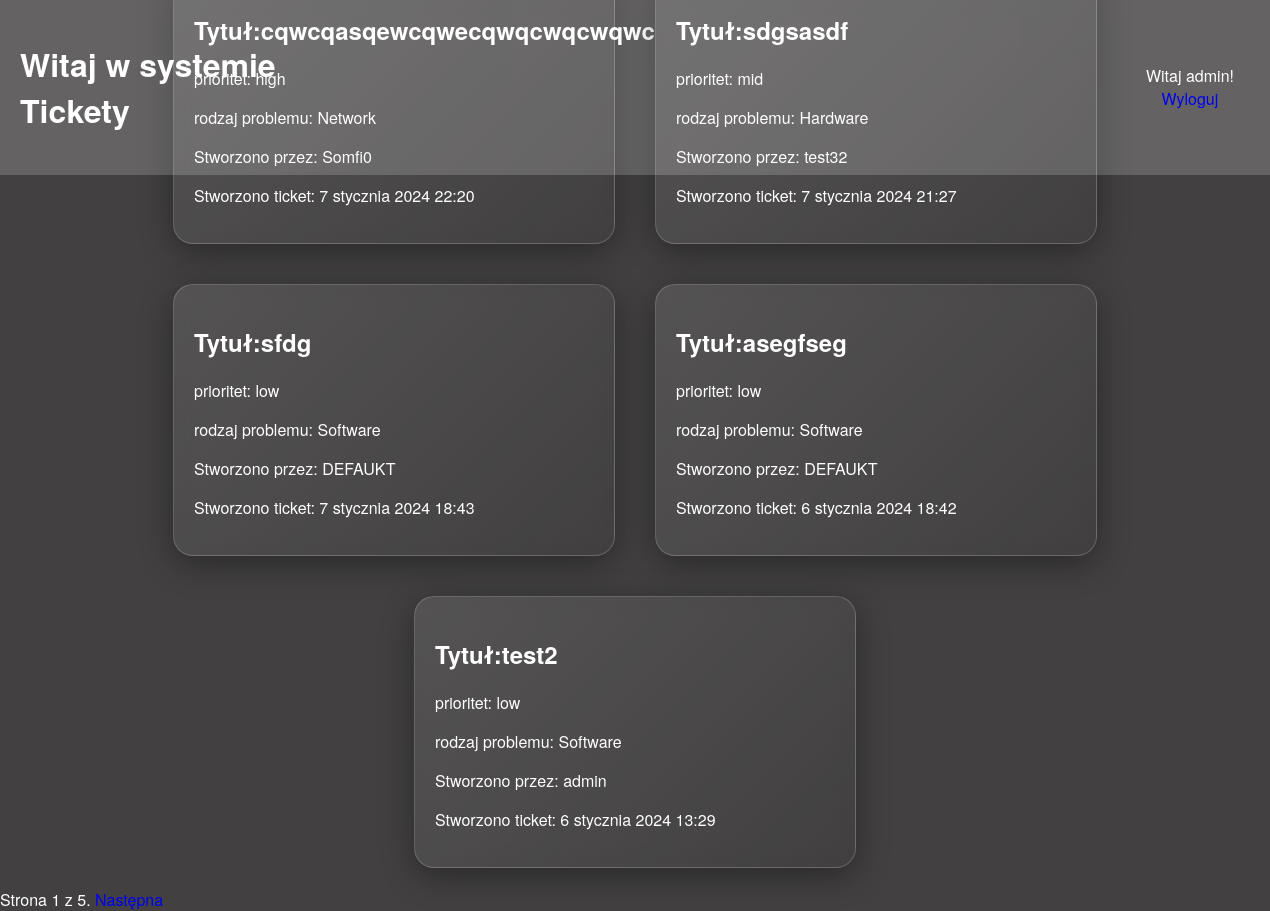
/ticket_list/ (signed in), run on an earlier commit of the app's database.
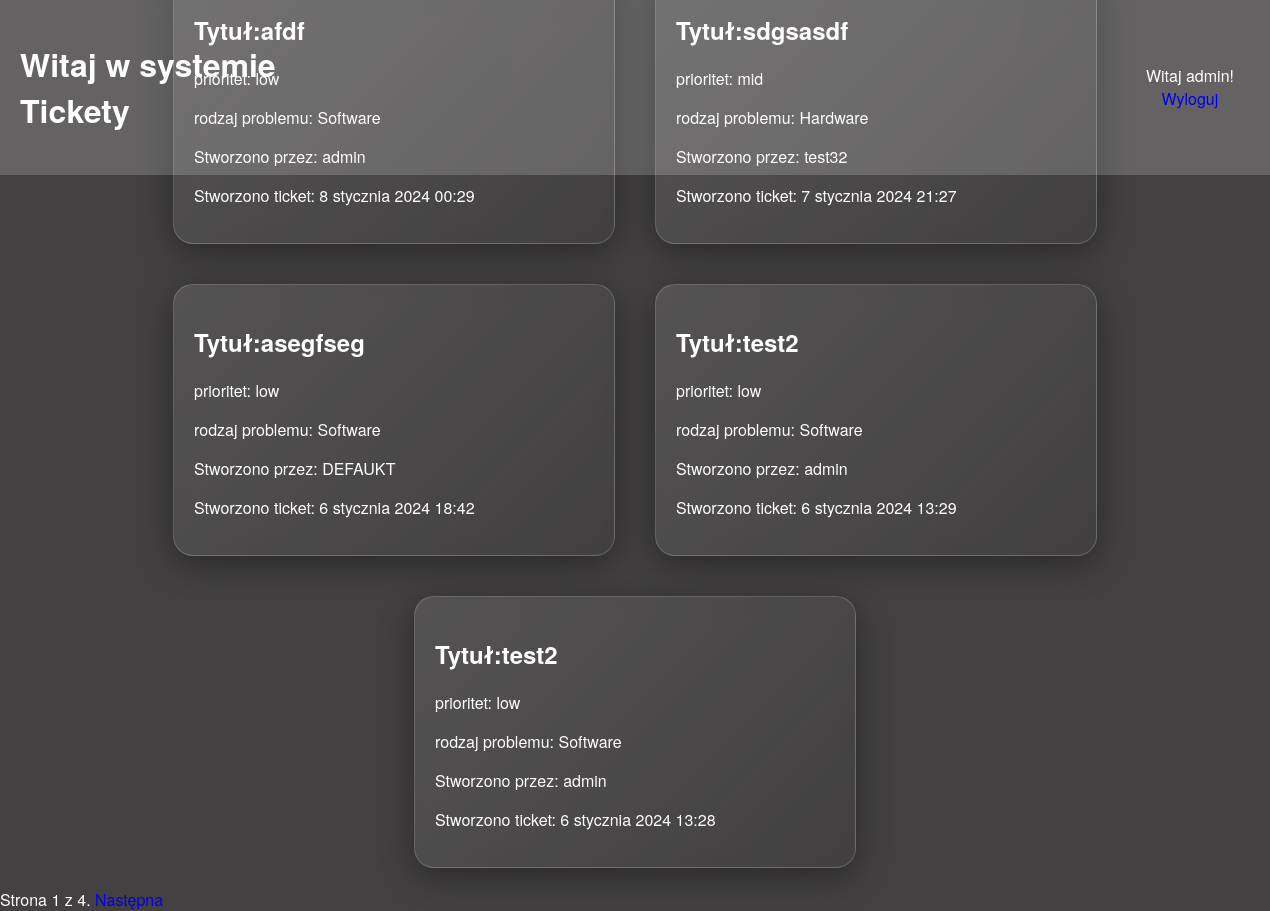
And on a later commit of the database.
### helpdeskapp/models.py (models this page shows, shortened)
class Ticket(models.Model):
    statuslist = (
        ('Pending', 'Pending'),
        ('In Progress', 'In Progress'),
        ('Completed', 'Completed'),
    )
    prioritylist = (
        ('low', 'low'),
        ('mid', 'mid'),
        ('high', 'high'),
    )
    request_typelist = (
        ('Software', 'Software'),
        ('Hardware', 'Hardware'),
        ('Network', 'Network'),
        ('Other', 'Other')
    )
    title = models.CharField(max_length=100)
    description = models.TextField()
    status = models.CharField(max_length=100, choices=statuslist, default='Pending')
    priority = models.CharField(max_length=100, choices=prioritylist, default='low')
    request_type = models.CharField(max_length=100, choices=request_typelist, default='Software')
    created_at = models.DateTimeField(auto_now_add=True)
    assigned_to = models.ForeignKey(User, on_delete=models.CASCADE, related_name='ticket_assigned_to', null=True, blank=True, default=None)
    updated_at = models.DateTimeField(auto_now=True)
    created_by = models.ForeignKey(User, on_delete=models.CASCADE, related_name='ticket_created_by')
    closed_at = models.DateTimeField(null=True, blank=True, default=None)
    objects = models.Manager() # default manager
    slug = models.SlugField(unique=True, default='default-slug')
    class Meta:
        ordering = ['-created_at']
    def get_absolute_url(self):
        return reverse('helpdeskapp:ticket_detail', args=[self.slug])

### helpdeskapp/views.py (the view)
# urls.py: path('ticket_list/', views.ticket_list, name='ticket_list'),
@login_required
def ticket_list(request):
    if request.user.groups.filter(name='Defaultuser').exists():
        tickets = Ticket.objects.filter(created_by=request.user)
        if not tickets:
            messages.warning(request, 'Brak zgłoszeń.')
    else:
        tickets = Ticket.objects.filter(Q(assigned_to=request.user) | Q(assigned_to=None))
        if not tickets:
            messages.warning(request, 'Brak zgłoszeń.')
    paginator = Paginator(tickets, 5)
    page = request.GET.get('page')
    try:
        tickets = paginator.page(page)
    except PageNotAnInteger:
        tickets = paginator.page(1)
    except EmptyPage:
        tickets = paginator.page(paginator.num_pages)
    return render(request, 'helpdeskapp/tickets/ticket_list.html', {'page': page ,'tickets': tickets})

### helpdeskapp/templates/helpdeskapp/tickets/ticket_list.html (shortened to what this page needs)
{% extends "helpdeskapp/base.html" %}
{% block content %}
{%load static%}
<head>
    <link href="{% static 'helpdeskapp/main.css' %}" rel="stylesheet">
</head>
<div class="tickets">
    <div class="container">
        {% for ticket in tickets%}
        <a href="{{ticket.get_absolute_url}}">
        <div class="card">
            <h2>Tytuł:{{ticket.title}}</h2>
            <p>prioritet: {{ticket.priority}}</p>
            <p>rodzaj problemu: {{ticket.request_type}}</p>
            <p>Stworzono przez: {{ticket.created_by}}</p>
            <p>Stworzono ticket: {{ticket.created_at}}</p>
        </div>
        </a>
        {%endfor%}
    </div>
    {%include "helpdeskapp/pagination.html" with page=tickets %}
</div>
{% endblock %}

### helpdeskapp/templates/helpdeskapp/base.html (shortened to what this page needs)
{% load static %}
<!DOCTYPE html>
<html lang="pl">
<head>
    <link href="{% static 'helpdeskapp/main.css' %}" rel="stylesheet">
</head>
<body>
    <header>
        <div class="left">
            <h1>Witaj w systemie Tickety</h1>
        </div>
        <div class="right">
            <span class = "user">
                {%if request.user.is_authenticated%}
                    Witaj {{request.user.username}}!
                    <a href="{% url 'helpdeskapp:logout' %}">Wyloguj</a>
                {%else%}
                    <a href="{% url 'helpdeskapp:login' %}">Zaloguj</a>
                {%endif%}
            </span>
        </div>
    </header>
    {%if request.user.is_authenticated%}
    <div class="container">
        <div class="content">
            {% block content %}
            {% endblock %}
        </div>
    </div>
    {%endif%}
</body>

### helpdeskapp/templates/helpdeskapp/pagination.html (shortened to what this page needs)
<div class="pagination">
    <span class="step-links">
    <span class="current">
    Strona {{ page.number }} z {{ page.paginator.num_pages }}.
    </span>
    {% if page.has_next %}
    <a href="?page={{ page.next_page_number }}">Następna</a>
    {% endif %}
    </span>
</div>

### helpdeskapp/static/helpdeskapp/main.css (style rules this page uses)
body { font-family: 'Helvetica Neue', sans-serif; display: flex; align-items: center; justify-content: center; background-color: #424040; color: #fff; margin: 0; padding: 0; height: 100vh; box-sizing: border-box; }
header { position: fixed; top: 0; left: 0; right: 0; display: flex; justify-content: center; align-items: center; padding: 20px; background-color: rgba(255, 255, 255, 0.18); box-sizing: border-box; z-index: 1000; }
.card { padding: 20px; width: 400px; background: linear-gradient(135deg, rgba(255, 255, 255, 0.1), rgba(255, 255, 255, 0)); backdrop-filter: blur(10px); -webkit-backdrop-filter: blur(10px); border-radius: 20px; border: 1px solid rgba(255, 255, 255, 0.18); box-shadow: 0 8px 32px 0 rgba(0, 0, 0, 0.37); margin: 20px; color: #fff; transition: background-color 0.3s ease; }
.container { display: flex; flex-wrap: wrap; justify-content: center; align-items: center; margin: 0; padding: 0; }
.user { display: flex; flex-wrap: wrap; justify-content: center; align-items: center; margin: 0; padding: 0; margin-top: 10px; margin-bottom: 10px; }
.card { padding: 20px; width: 400px; background: linear-gradient(135deg, rgba(255, 255, 255, 0.1), rgba(255, 255, 255, 0)); backdrop-filter: blur(10px); -webkit-backdrop-filter: blur(10px); border-radius: 20px; border: 1px solid rgba(255, 255, 255, 0.18); box-shadow: 0 8px 32px 0 rgba(0, 0, 0, 0.37); margin: 20px; color: #fff; }
a { text-decoration: none; }
.right { margin-left: 65%; }

What changed in the data, as far as the page shows it:
removed Ticket: title "cqwcqasqewcqwecqwqcwqcwqwc", priority "high", request_type "Network", created_by "Somfi0", created_at "7 stycznia 2024 22:20"
removed Ticket: title "sfdg", priority "low", request_type "Software", created_by "DEFAUKT", created_at "7 stycznia 2024 18:43"
added Ticket: title "afdf", priority "low", request_type "Software", created_by "admin", created_at "8 stycznia 2024 00:29"
now on this page (row unchanged): Ticket: title "test2", priority "low", request_type "Software", created_by "admin", created_at "6 stycznia 2024 13:28"
Also different on the page:
{{ page.paginator.num_pages }}: "5" → "4"
